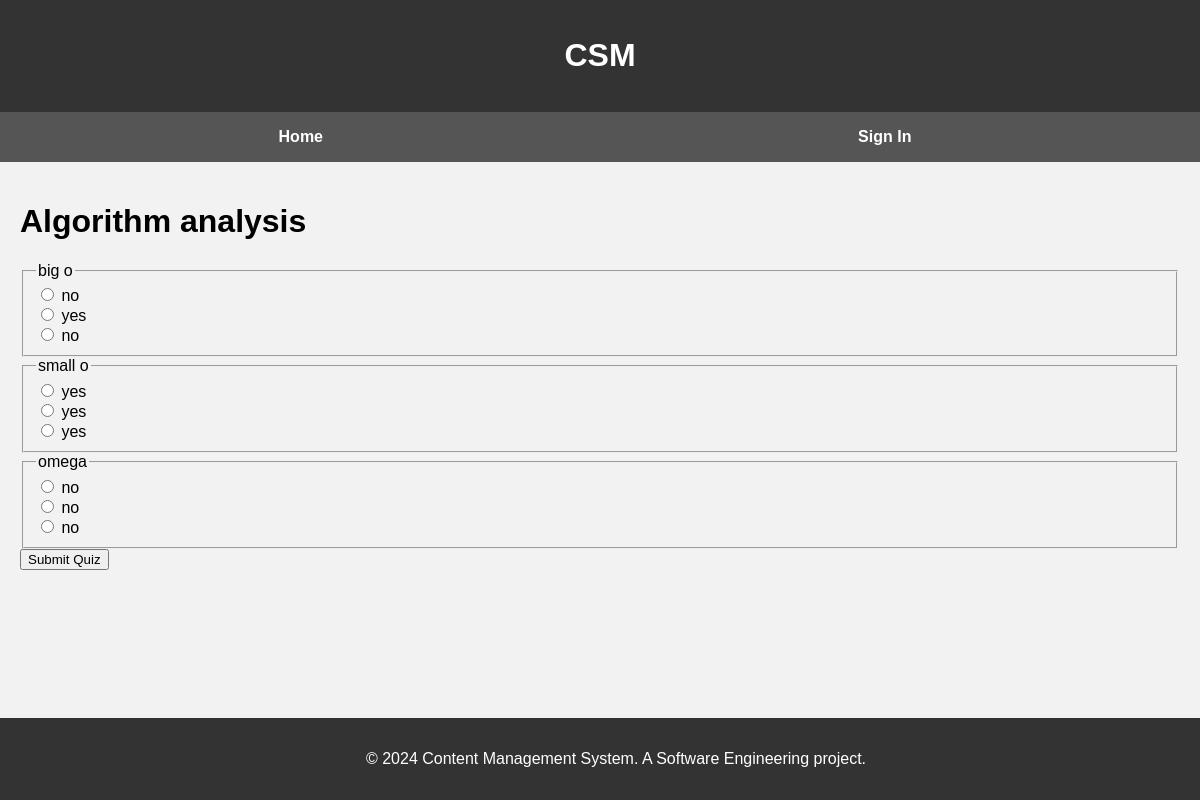
/course_app/quiz/1/, run on the app's committed database.
### course_app/models.py (models this page shows, shortened)
class Quiz(models.Model):
    topic = models.ForeignKey(Topic, on_delete=models.CASCADE)
    title = models.CharField(max_length=100)

class Question(models.Model):
    quiz = models.ForeignKey(Quiz, on_delete=models.CASCADE)
    text = models.CharField(max_length=255)

class Answer(models.Model):
    question = models.ForeignKey(Question, on_delete=models.CASCADE)
    text = models.CharField(max_length=255)
    is_correct = models.BooleanField(default=False)

### course_app/views.py (the view)
# urls.py: path('quiz/<int:quiz_id>/', quiz_display, name='quiz_display'),
def quiz_display(request, quiz_id):
    quiz = Quiz.objects.get(pk=quiz_id)
    return render(request, 'course_app/quiz_display.html', {'quiz': quiz})

### course_app/templates/course_app/quiz_display.html (shortened to what this page needs)
{% extends 'base_generic.html' %}
{% block content %}
  <h1>{{ quiz.title }}</h1>
  <form method="post" action="{% url 'quiz_submit' quiz.id %}">
    {% for question in quiz.question_set.all %}
      <fieldset>
        <legend>{{ question.text }}</legend>
        {% for answer in question.answer_set.all %}
          <label>
            <input type="radio" name="question_{{ question.id }}" value="{{ answer.id }}">
            {{ answer.text }}
          </label><br>
        {% endfor %}
      </fieldset>
    {% endfor %}
    <button type="submit">Submit Quiz</button>
  </form>
{% endblock %}

### course_app/templates/base_generic.html (shortened to what this page needs)
<!DOCTYPE html>
<html lang="en">
<head>
</head>
<body>
    <header>
        <h1>{% block header %}CSM{% endblock %}</h1>
    </header>
    <nav>
        <ul>
            <li><a href="{% url 'home' %}">Home</a></li>
            {% if user.is_authenticated %}
            <li><a href="{% url 'courses_page' %}">Courses</a></li>
            <li><a href="{% url 'discussion_page' %}">Discussion Board</a></li>
            <li><a href="{% url 'settings' %}">Settings</a></li>
            <li><a href="{% url 'logout' %}">Log Out</a> </li>
            {% else %}
            <li><a href="{% url 'sign_in' %}">Sign In</a> </li>
            {% endif %}
        </ul>
    </nav>
    <main>
        {% block content %}{% endblock %}
    </main>
    <footer>
        <p>&copy; 2024 Content Management System. A Software Engineering project.</p>
    </footer>
</body>
</html>

### course_app/templates/base_generic.html (style rules this page uses)
body { margin: 0; font-family: Arial, sans-serif; background-color: #f2f2f2; }
header { background-color: #333; color: #fff; padding: 1em; text-align: center; }
nav { background-color: #555; padding: 1em; }
nav ul { list-style-type: none; padding: 0; margin: 0; display: flex; justify-content: space-around; }
nav li { display: inline; margin-right: 10px; }
nav a { text-decoration: none; color: #fff; font-weight: bold; }
main { padding: 20px; }
footer { background-color: #333; color: #fff; padding: 1em; text-align: center; position: fixed; bottom: 0; width: 100%; }

### data on the page
Quiz: title "Algorithm analysis"
Question: text "big o"
Answer: text "no"
Answer: text "yes"
Answer: text "no"
Question: text "small o"
Answer: text "yes"
Answer: text "yes"
Answer: text "yes"
Question: text "omega"
Answer: text "no"
Answer: text "no"
Answer: text "no"
